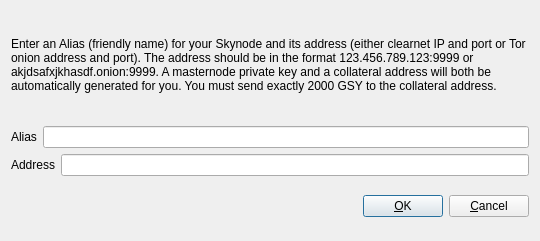
<?xml version="1.0" encoding="UTF-8"?>
<ui version="4.0">
 <class>AddEditAdrenalineNode</class>
 <widget class="QDialog" name="AddEditAdrenalineNode">
  <property name="geometry">
   <rect>
    <x>0</x>
    <y>0</y>
    <width>540</width>
    <height>241</height>
   </rect>
  </property>
  <property name="windowTitle">
   <string>Add/Edit Skynode</string>
  </property>
  <property name="modal">
   <bool>true</bool>
  </property>
  <layout class="QVBoxLayout" name="verticalLayout">
   <item>
    <layout class="QVBoxLayout" name="verticalLayout_2">
     <property name="topMargin">
      <number>0</number>
     </property>
     <property name="bottomMargin">
      <number>0</number>
     </property>
     <item>
      <widget class="QLabel" name="label_3">
       <property name="sizePolicy">
        <sizepolicy hsizetype="Preferred" vsizetype="Expanding">
         <horstretch>0</horstretch>
         <verstretch>0</verstretch>
        </sizepolicy>
       </property>
       <property name="text">
        <string>&lt;html&gt;&lt;head/&gt;&lt;body&gt;&lt;p&gt;Enter an Alias (friendly name) for your Skynode and its address (either clearnet IP and port or Tor onion address and port).  The address should be in the format 123.456.789.123:9999 or akjdsafxjkhasdf.onion:9999.  A masternode private key and a collateral address will both be automatically generated for you.  You must send exactly 2000 GSY to the collateral address.&lt;/p&gt;&lt;/body&gt;&lt;/html&gt;</string>
       </property>
       <property name="wordWrap">
        <bool>true</bool>
       </property>
      </widget>
     </item>
     <item>
      <layout class="QHBoxLayout" name="horizontalLayout">
       <property name="bottomMargin">
        <number>0</number>
       </property>
       <item>
        <widget class="QLabel" name="label">
         <property name="text">
          <string>Alias</string>
         </property>
        </widget>
       </item>
       <item>
        <widget class="QLineEdit" name="aliasLineEdit"/>
       </item>
      </layout>
     </item>
     <item>
      <layout class="QHBoxLayout" name="horizontalLayout_2">
       <property name="bottomMargin">
        <number>0</number>
       </property>
       <item>
        <widget class="QLabel" name="label_2">
         <property name="text">
          <string>Address</string>
         </property>
        </widget>
       </item>
       <item>
        <widget class="QLineEdit" name="addressLineEdit"/>
       </item>
      </layout>
     </item>
     <item>
      <layout class="QHBoxLayout" name="horizontalLayout_3">
       <property name="bottomMargin">
        <number>0</number>
       </property>
      </layout>
     </item>
    </layout>
   </item>
   <item>
    <layout class="QHBoxLayout" name="horizontalLayout_Buttons">
     <item>
      <spacer name="horizontalSpacer_1">
       <property name="orientation">
        <enum>Qt::Horizontal</enum>
       </property>
       <property name="sizeHint" stdset="0">
        <size>
         <width>40</width>
         <height>48</height>
        </size>
       </property>
      </spacer>
     </item>
     <item>
      <widget class="QLabel" name="statusLabel">
       <property name="font">
        <font>
         <weight>75</weight>
         <bold>true</bold>
        </font>
       </property>
       <property name="text">
        <string/>
       </property>
       <property name="textFormat">
        <enum>Qt::PlainText</enum>
       </property>
       <property name="wordWrap">
        <bool>true</bool>
       </property>
      </widget>
     </item>
     <item>
      <spacer name="horizontalSpacer_2">
       <property name="orientation">
        <enum>Qt::Horizontal</enum>
       </property>
       <property name="sizeHint" stdset="0">
        <size>
         <width>40</width>
         <height>48</height>
        </size>
       </property>
      </spacer>
     </item>
     <item>
      <widget class="QPushButton" name="okButton">
       <property name="text">
        <string>&amp;OK</string>
       </property>
      </widget>
     </item>
     <item>
      <widget class="QPushButton" name="cancelButton">
       <property name="text">
        <string>&amp;Cancel</string>
       </property>
       <property name="autoDefault">
        <bool>false</bool>
       </property>
      </widget>
     </item>
    </layout>
   </item>
  </layout>
 </widget>
 <resources/>
 <connections/>
</ui>
